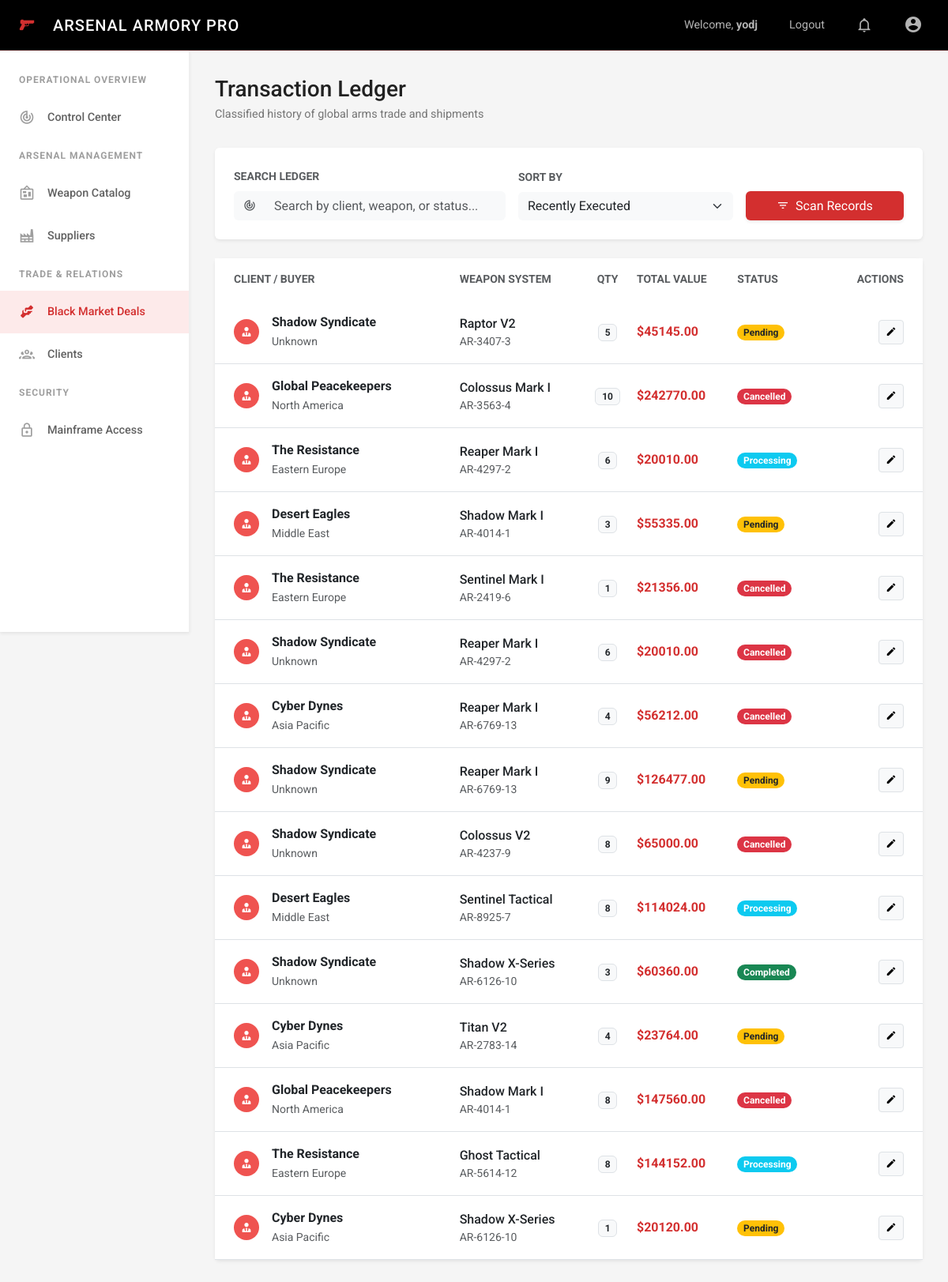
The app's page /tasks/transactions/ (signed in) with its own data.
### tasks/models.py (models this page shows, shortened)
class BaseModel(models.Model):
    created_at = models.DateTimeField(auto_now_add=True)
    updated_at = models.DateTimeField(auto_now=True)
    class Meta:
        abstract = True

class Transaction(BaseModel):
    STATUS_CHOICES = [
        ("Pending", "Pending"),
        ("Processing", "Processing"),
        ("Completed", "Completed"),
        ("Cancelled", "Cancelled"),
    ]
    client = models.ForeignKey(Client, on_delete=models.CASCADE, related_name='transactions')
    weapon = models.ForeignKey(Weapon, on_delete=models.CASCADE, related_name='transactions')
    quantity = models.IntegerField(default=1)
    total_price = models.DecimalField(max_digits=15, decimal_places=2)
    status = models.CharField(max_length=50, choices=STATUS_CHOICES, default="Pending")
    deal_date = models.DateTimeField(default=timezone.now)

class Client(BaseModel):
    name = models.CharField(max_length=200)
    region = models.CharField(max_length=100)
    clearance_level = models.IntegerField(default=1) # 1-5
    total_spent = models.DecimalField(max_digits=15, decimal_places=2, default=0)

class Weapon(BaseModel):
    name = models.CharField(max_length=200)
    model_number = models.CharField(max_length=100, unique=True)
    category = models.ForeignKey(ArmoryCategory, on_delete=models.CASCADE, related_name='weapons')
    supplier = models.ForeignKey(Supplier, on_delete=models.CASCADE, related_name='weapons')
    caliber = models.CharField(max_length=50, blank=True, null=True)
    unit_price = models.DecimalField(max_digits=12, decimal_places=2)
    stock_quantity = models.IntegerField(default=0)
    description = models.TextField(blank=True, null=True)
    is_active = models.BooleanField(default=True)

### tasks/views.py (the view)
# urls.py: path('transactions/', views.TransactionListView.as_view(), name='member-list'),
class TransactionListView(ListView):
    model = Transaction
    template_name = 'tasks/member_list.html' # Reusing member list template structure
    context_object_name = 'transactions'
    paginate_by = 15
    def get_queryset(self):
        queryset = Transaction.objects.all().select_related('client', 'weapon')
        query = self.request.GET.get('q')
        if query:
            queryset = queryset.filter(
                Q(client__name__icontains=query) |
                Q(weapon__name__icontains=query) |
                Q(status__icontains=query)
            )
        sort_by = self.request.GET.get('sort_by')
        if sort_by == 'date':
            queryset = queryset.order_by('-deal_date')
        elif sort_by == 'price':
            queryset = queryset.order_by('-total_price')
        else:
            queryset = queryset.order_by('-deal_date')
        return queryset

### tasks/templates/tasks/member_list.html (shortened to what this page needs)
{% extends 'base.html' %}
{% block content %}
<div class="dashboard-header">
    <div class="dashboard-title">
        <h1>Transaction Ledger</h1>
        <div class="dashboard-subtitle">Classified history of global arms trade and shipments</div>
    </div>
</div>
<div class="card border-0 shadow-sm mb-4">
    <div class="card-body p-4">
        <form method="get" class="row g-3 align-items-end">
            <div class="col-md-5">
                <label for="q" class="form-label small fw-bold text-muted">SEARCH LEDGER</label>
                <div class="input-group bg-light rounded">
                    <span class="input-group-text border-0 bg-transparent text-muted">
                        <i class="mdi mdi-radar"></i>
                    </span>
                    <input type="text" name="q" id="q" class="form-control border-0 bg-transparent" placeholder="Search by client, weapon, or status..." value="{{ request.GET.q }}">
                </div>
            </div>
            <div class="col-md-4">
                <label for="sort_by" class="form-label small fw-bold text-muted">SORT BY</label>
                <select name="sort_by" id="sort_by" class="form-select border-0 bg-light">
                    <option value="date" {% if request.GET.sort_by == 'date' or not request.GET.sort_by %}selected{% endif %}>Recently Executed</option>
                </select>
            </div>
            <div class="col-md-3">
                <button type="submit" class="btn btn-red w-100 shadow-sm">
                    <i class="mdi mdi-filter-variant me-1"></i> Scan Records
                </button>
            </div>
        </form>
    </div>
</div>
{% if transactions %}
    <div class="card border-0 shadow-sm">
        <div class="table-responsive">
            <table class="table table-hover align-middle mb-0">
                <thead class="bg-black text-white">
                    <tr>
                        <th class="px-4 py-3 text-muted small fw-bold text-uppercase border-0">Client / Buyer</th>
                        <th class="py-3 text-muted small fw-bold text-uppercase border-0">Weapon System</th>
                        <th class="py-3 text-muted small fw-bold text-uppercase border-0 text-center">Qty</th>
                        <th class="py-3 text-muted small fw-bold text-uppercase border-0">Total Value</th>
                        <th class="py-3 text-muted small fw-bold text-uppercase border-0">Status</th>
                        <th class="px-4 py-3 text-muted small fw-bold text-uppercase border-0 text-end">Actions</th>
                    </tr>
                </thead>
                <tbody>
                    {% for deal in transactions %}
                        <tr>
                            <td class="px-4 py-3">
                                <div class="d-flex align-items-center">
                                    <div class="bg-red-light text-white rounded-circle d-flex align-items-center justify-content-center me-3" style="width: 32px; height: 32px;">
                                        <i class="mdi mdi-account-tie"></i>
                                    </div>
                                    <div>
                                        <span class="fw-bold d-block">{{ deal.client.name }}</span>
                                        <small class="text-muted">{{ deal.client.region }}</small>
                                    </div>
                                </div>
                            </td>
                            <td class="py-3">
                                <span class="fw-medium">{{ deal.weapon.name }}</span>
                                <small class="text-muted d-block">{{ deal.weapon.model_number }}</small>
                            </td>
                            <td class="py-3 text-center">
                                <span class="badge bg-light text-dark border">{{ deal.quantity }}</span>
                            </td>
                            <td class="py-3">
                                <span class="fw-bold text-red">${{ deal.total_price|floatformat:2 }}</span>
                            </td>
                            <td class="py-3">
                                <span class="badge {% if deal.status == 'Completed' %}bg-success{% elif deal.status == 'Pending' %}bg-warning text-dark{% elif deal.status == 'Processing' %}bg-info{% else %}bg-danger{% endif %} rounded-pill">
                                    {{ deal.status }}
                                </span>
                            </td>
                            <td class="px-4 py-3 text-end">
                                <a href="/admin/tasks/transaction/{{ deal.id }}/change/" class="btn btn-sm btn-light border"><i class="mdi mdi-pencil"></i></a>
                            </td>
                        </tr>
                    {% endfor %}
                </tbody>
            </table>
        </div>
    </div>
{% endif %}
{% endblock %}

### templates/base.html (shortened to what this page needs)
{% load static pwa %}
<!DOCTYPE html>
<html lang="en">
<head>
    <link href="https://cdn.jsdelivr.net/npm/bootstrap@5.3.0/dist/css/bootstrap.min.css" rel="stylesheet">
    <link href="https://cdn.jsdelivr.net/npm/@mdi/font@7.2.96/css/materialdesignicons.min.css" rel="stylesheet">
</head>
<body>
    {% if user.is_authenticated %}
    <nav class="navbar navbar-expand-lg navbar-dark navbar-top">
        <div class="container-fluid p-0">
            <a class="navbar-brand" href="/">
                <i class="mdi mdi-pistol me-3"></i>
                ARSENAL ARMORY PRO
            </a>
            <div class="collapse navbar-collapse" id="navbarNav">
                <ul class="navbar-nav ms-auto align-items-center">
                    <li class="nav-item">
                        <span class="nav-link nav-link-top text-white">Welcome, <strong>{{ user.username }}</strong></span>
                    </li>
                    <li class="nav-item">
                        <form method="post" action="{% url 'account_logout' %}" class="d-inline">
                            <button type="submit" class="btn btn-link nav-link nav-link-top text-red border-0">Logout</button>
                        </form>
                    </li>
                    <li class="nav-item">
                        <a class="nav-link nav-link-top" href="#"><i class="mdi mdi-bell-outline fs-5"></i></a>
                    </li>
                    <li class="nav-item">
                        <a class="nav-link nav-link-top" href="/admin/"><i class="mdi mdi-account-circle fs-4"></i></a>
                    </li>
                </ul>
            </div>
        </div>
    </nav>
    <div class="sidebar">
        <div class="sidebar-section-title">Operational Overview</div>
        <a href="/" class="sidebar-link {% if request.path == '/' %}active{% endif %}">
            <i class="mdi mdi-radar"></i>
            Control Center
        </a>
        <div class="sidebar-section-title">Arsenal Management</div>
        <a href="/tasks/" class="sidebar-link {% if request.path == '/tasks/' %}active{% endif %}">
            <i class="mdi mdi-bulletin-board"></i>
            Weapon Catalog
        </a>
        <a href="{% url 'supplier-list' %}" class="sidebar-link {% if '/tasks/suppliers/' in request.path %}active{% endif %}">
            <i class="mdi mdi-factory"></i>
            Suppliers
        </a>
        <div class="sidebar-section-title">Trade & Relations</div>
        <a href="/tasks/transactions/" class="sidebar-link {% if '/tasks/transactions/' in request.path %}active{% endif %}">
            <i class="mdi mdi-handshake"></i>
            Black Market Deals
        </a>
        <a href="{% url 'client-list' %}" class="sidebar-link {% if '/tasks/clients/' in request.path %}active{% endif %}">
            <i class="mdi mdi-account-group-outline"></i>
            Clients
        </a>
        <div class="sidebar-section-title">Security</div>
        <a href="/admin/" class="sidebar-link">
            <i class="mdi mdi-lock-outline"></i>
            Mainframe Access
        </a>
    </div>
    <div class="main-content">
        {% block content %}{% endblock %}
    </div>
    {% endif %}
</body>
</html>

### templates/base.html (style rules this page uses)
:root { --primary-red: #d32f2f; --dark-red: #b71c1c; --light-red: #ef5350; --accent-red: #ff5252; --dark-bg: #000000; --light-bg: #f5f5f5; --sidebar-width: 240px; }
body { font-family: 'Roboto', sans-serif; background-color: var(--light-bg); color: #212121; overflow-x: hidden; }
.navbar-top { background-color: var(--dark-bg); height: 64px; padding: 0 1.5rem; z-index: 1030; border-bottom: 1px solid rgba(211, 47, 47, 0.3); }
.navbar-brand { color: white !important; font-weight: 500; font-size: 1.25rem; letter-spacing: 1px; }
.navbar-brand i { color: var(--primary-red); }
.nav-link-top { color: rgba(255,255,255,0.7) !important; font-size: 0.9rem; margin-left: 1.5rem; }
.sidebar { width: var(--sidebar-width); height: calc(100vh - 64px); background-color: white; position: fixed; top: 64px; left: 0; box-shadow: 0 0.125rem 0.25rem rgba(0,0,0,0.075); z-index: 1020; overflow-y: auto; padding-top: 1rem; border-right: 1px solid #eee; }
.sidebar-section-title { padding: 0.75rem 1.5rem; font-size: 0.75rem; font-weight: 700; color: #9e9e9e; text-transform: uppercase; letter-spacing: 1px; }
.sidebar-link { display: flex; align-items: center; padding: 0.75rem 1.5rem; color: #616161; text-decoration: none; font-size: 0.9rem; font-weight: 500; transition: all 0.2s; }
.sidebar-link i { margin-right: 1rem; font-size: 1.25rem; color: #9e9e9e; }
.sidebar-link.active { color: var(--primary-red); background-color: #fdeaea; }
.sidebar-link.active i { color: var(--primary-red); }
.main-content { margin-left: var(--sidebar-width); padding: 2rem; min-height: calc(100vh - 64px); }
.dashboard-header { display: flex; justify-content: space-between; align-items: flex-start; margin-bottom: 2rem; }
.dashboard-title h1 { font-size: 1.75rem; font-weight: 500; margin-bottom: 0.25rem; color: #212121; }
.dashboard-subtitle { color: #757575; font-size: 0.9rem; }
.bg-red-light { background-color: var(--light-red); }
.bg-black { background-color: var(--dark-bg); }
.text-red { color: var(--primary-red); }
.btn-red { background-color: var(--primary-red); color: white; border: none; }

### records on screen
Transaction: client.name "Shadow Syndicate", client.region "Unknown", weapon.name "Raptor V2", weapon.model_number "AR-3407-3", quantity "5", total_price "45145.00", status "Pending"
Transaction: client.name "Global Peacekeepers", client.region "North America", weapon.name "Colossus Mark I", weapon.model_number "AR-3563-4", quantity "10", total_price "242770.00", status "Cancelled"
Transaction: client.name "The Resistance", client.region "Eastern Europe", weapon.name "Reaper Mark I", weapon.model_number "AR-4297-2", quantity "6", total_price "20010.00", status "Processing"
Transaction: client.name "Desert Eagles", client.region "Middle East", weapon.name "Shadow Mark I", weapon.model_number "AR-4014-1", quantity "3", total_price "55335.00", status "Pending"
Transaction: client.name "The Resistance", client.region "Eastern Europe", weapon.name "Sentinel Mark I", weapon.model_number "AR-2419-6", quantity "1", total_price "21356.00", status "Cancelled"
Transaction: client.name "Shadow Syndicate", client.region "Unknown", weapon.name "Reaper Mark I", weapon.model_number "AR-4297-2", quantity "6", total_price "20010.00", status "Cancelled"
Transaction: client.name "Cyber Dynes", client.region "Asia Pacific", weapon.name "Reaper Mark I", weapon.model_number "AR-6769-13", quantity "4", total_price "56212.00", status "Cancelled"
Transaction: client.name "Shadow Syndicate", client.region "Unknown", weapon.name "Reaper Mark I", weapon.model_number "AR-6769-13", quantity "9", total_price "126477.00", status "Pending"
Transaction: client.name "Shadow Syndicate", client.region "Unknown", weapon.name "Colossus V2", weapon.model_number "AR-4237-9", quantity "8", total_price "65000.00", status "Cancelled"
Transaction: client.name "Desert Eagles", client.region "Middle East", weapon.name "Sentinel Tactical", weapon.model_number "AR-8925-7", quantity "8", total_price "114024.00", status "Processing"
Transaction: client.name "Shadow Syndicate", client.region "Unknown", weapon.name "Shadow X-Series", weapon.model_number "AR-6126-10", quantity "3", total_price "60360.00", status "Completed"
Transaction: client.name "Cyber Dynes", client.region "Asia Pacific", weapon.name "Titan V2", weapon.model_number "AR-2783-14", quantity "4", total_price "23764.00", status "Pending"
Transaction: client.name "Global Peacekeepers", client.region "North America", weapon.name "Shadow Mark I", weapon.model_number "AR-4014-1", quantity "8", total_price "147560.00", status "Cancelled"
Transaction: client.name "The Resistance", client.region "Eastern Europe", weapon.name "Ghost Tactical", weapon.model_number "AR-5614-12", quantity "8", total_price "144152.00", status "Processing"
Transaction: client.name "Cyber Dynes", client.region "Asia Pacific", weapon.name "Shadow X-Series", weapon.model_number "AR-6126-10", quantity "1", total_price "20120.00", status "Pending"

### other values on screen
{{ user.username }} "yodj"
